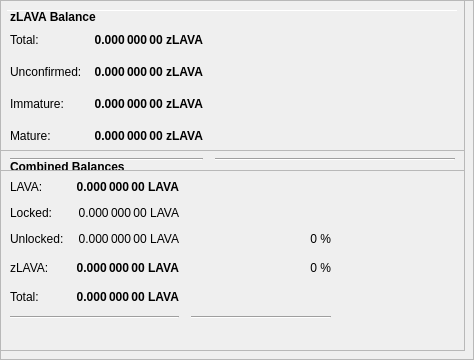
        <widget class="QFrame" name="frameObfuscation">
         <property name="minimumSize">
          <size>
           <width>0</width>
           <height>350</height>
          </size>
         </property>
         <property name="layoutDirection">
          <enum>Qt::LeftToRight</enum>
         </property>
         <property name="frameShape">
          <enum>QFrame::StyledPanel</enum>
         </property>
         <property name="frameShadow">
          <enum>QFrame::Raised</enum>
         </property>
         <widget class="QPushButton" name="runAutoDenom">
          <property name="geometry">
           <rect>
            <x>251</x>
            <y>17</y>
            <width>1</width>
            <height>1</height>
           </rect>
          </property>
          <property name="palette">
           <palette>
            <active>
             <colorrole role="WindowText">
              <brush brushstyle="SolidPattern">
               <color alpha="255">
                <red>0</red>
                <green>0</green>
                <blue>0</blue>
               </color>
              </brush>
             </colorrole>
             <colorrole role="Button">
              <brush brushstyle="SolidPattern">
               <color alpha="255">
                <red>239</red>
                <green>238</green>
                <blue>238</blue>
               </color>
              </brush>
             </colorrole>
             <colorrole role="Light">
              <brush brushstyle="SolidPattern">
               <color alpha="255">
                <red>255</red>
                <green>255</green>
                <blue>255</blue>
               </color>
              </brush>
             </colorrole>
             <colorrole role="Midlight">
              <brush brushstyle="SolidPattern">
               <color alpha="255">
                <red>247</red>
                <green>246</green>
                <blue>246</blue>
               </color>
              </brush>
             </colorrole>
             <colorrole role="Dark">
              <brush brushstyle="SolidPattern">
               <color alpha="255">
                <red>119</red>
                <green>119</green>
                <blue>119</blue>
               </color>
              </brush>
             </colorrole>
             <colorrole role="Mid">
              <brush brushstyle="SolidPattern">
               <color alpha="255">
                <red>159</red>
                <green>159</green>
                <blue>159</blue>
               </color>
              </brush>
             </colorrole>
             <colorrole role="Text">
              <brush brushstyle="SolidPattern">
               <color alpha="255">
                <red>0</red>
                <green>0</green>
                <blue>0</blue>
               </color>
              </brush>
             </colorrole>
             <colorrole role="BrightText">
              <brush brushstyle="SolidPattern">
               <color alpha="255">
                <red>255</red>
                <green>255</green>
                <blue>255</blue>
               </color>
              </brush>
             </colorrole>
             <colorrole role="ButtonText">
              <brush brushstyle="SolidPattern">
               <color alpha="255">
                <red>0</red>
                <green>0</green>
                <blue>0</blue>
               </color>
              </brush>
             </colorrole>
             <colorrole role="Base">
              <brush brushstyle="SolidPattern">
               <color alpha="255">
                <red>255</red>
                <green>255</green>
                <blue>255</blue>
               </color>
              </brush>
             </colorrole>
             <colorrole role="Window">
              <brush brushstyle="SolidPattern">
               <color alpha="255">
                <red>239</red>
                <green>238</green>
                <blue>238</blue>
               </color>
              </brush>
             </colorrole>
             <colorrole role="Shadow">
              <brush brushstyle="SolidPattern">
               <color alpha="255">
                <red>0</red>
                <green>0</green>
                <blue>0</blue>
               </color>
              </brush>
             </colorrole>
             <colorrole role="AlternateBase">
              <brush brushstyle="SolidPattern">
               <color alpha="255">
                <red>247</red>
                <green>246</green>
                <blue>246</blue>
               </color>
              </brush>
             </colorrole>
             <colorrole role="ToolTipBase">
              <brush brushstyle="SolidPattern">
               <color alpha="255">
                <red>255</red>
                <green>255</green>
                <blue>220</blue>
               </color>
              </brush>
             </colorrole>
             <colorrole role="ToolTipText">
              <brush brushstyle="SolidPattern">
               <color alpha="255">
                <red>0</red>
                <green>0</green>
                <blue>0</blue>
               </color>
              </brush>
             </colorrole>
            </active>
            <inactive>
             <colorrole role="WindowText">
              <brush brushstyle="SolidPattern">
               <color alpha="255">
                <red>0</red>
                <green>0</green>
                <blue>0</blue>
               </color>
              </brush>
             </colorrole>
             <colorrole role="Button">
              <brush brushstyle="SolidPattern">
               <color alpha="255">
                <red>239</red>
                <green>238</green>
                <blue>238</blue>
               </color>
              </brush>
             </colorrole>
             <colorrole role="Light">
              <brush brushstyle="SolidPattern">
               <color alpha="255">
                <red>255</red>
                <green>255</green>
                <blue>255</blue>
               </color>
              </brush>
             </colorrole>
             <colorrole role="Midlight">
              <brush brushstyle="SolidPattern">
               <color alpha="255">
                <red>247</red>
                <green>246</green>
                <blue>246</blue>
               </color>
              </brush>
             </colorrole>
             <colorrole role="Dark">
              <brush brushstyle="SolidPattern">
               <color alpha="255">
                <red>119</red>
                <green>119</green>
                <blue>119</blue>
               </color>
              </brush>
             </colorrole>
             <colorrole role="Mid">
              <brush brushstyle="SolidPattern">
               <color alpha="255">
                <red>159</red>
                <green>159</green>
                <blue>159</blue>
               </color>
              </brush>
             </colorrole>
             <colorrole role="Text">
              <brush brushstyle="SolidPattern">
               <color alpha="255">
                <red>0</red>
                <green>0</green>
                <blue>0</blue>
               </color>
              </brush>
             </colorrole>
             <colorrole role="BrightText">
              <brush brushstyle="SolidPattern">
               <color alpha="255">
                <red>255</red>
                <green>255</green>
                <blue>255</blue>
               </color>
              </brush>
             </colorrole>
             <colorrole role="ButtonText">
              <brush brushstyle="SolidPattern">
               <color alpha="255">
                <red>0</red>
                <green>0</green>
                <blue>0</blue>
               </color>
              </brush>
             </colorrole>
             <colorrole role="Base">
              <brush brushstyle="SolidPattern">
               <color alpha="255">
                <red>255</red>
                <green>255</green>
                <blue>255</blue>
               </color>
              </brush>
             </colorrole>
             <colorrole role="Window">
              <brush brushstyle="SolidPattern">
               <color alpha="255">
                <red>239</red>
                <green>238</green>
                <blue>238</blue>
               </color>
              </brush>
             </colorrole>
             <colorrole role="Shadow">
              <brush brushstyle="SolidPattern">
               <color alpha="255">
                <red>0</red>
                <green>0</green>
                <blue>0</blue>
               </color>
              </brush>
             </colorrole>
             <colorrole role="AlternateBase">
              <brush brushstyle="SolidPattern">
               <color alpha="255">
                <red>247</red>
                <green>246</green>
                <blue>246</blue>
               </color>
              </brush>
             </colorrole>
             <colorrole role="ToolTipBase">
              <brush brushstyle="SolidPattern">
               <color alpha="255">
                <red>255</red>
                <green>255</green>
                <blue>220</blue>
               </color>
              </brush>
             </colorrole>
             <colorrole role="ToolTipText">
              <brush brushstyle="SolidPattern">
               <color alpha="255">
                <red>0</red>
                <green>0</green>
                <blue>0</blue>
               </color>
              </brush>
             </colorrole>
            </inactive>
            <disabled>
             <colorrole role="WindowText">
              <brush brushstyle="SolidPattern">
               <color alpha="255">
                <red>119</red>
                <green>119</green>
                <blue>119</blue>
               </color>
              </brush>
             </colorrole>
             <colorrole role="Button">
              <brush brushstyle="SolidPattern">
               <color alpha="255">
                <red>239</red>
                <green>238</green>
                <blue>238</blue>
               </color>
              </brush>
             </colorrole>
             <colorrole role="Light">
              <brush brushstyle="SolidPattern">
               <color alpha="255">
                <red>255</red>
                <green>255</green>
                <blue>255</blue>
               </color>
              </brush>
             </colorrole>
             <colorrole role="Midlight">
              <brush brushstyle="SolidPattern">
               <color alpha="255">
                <red>247</red>
                <green>246</green>
                <blue>246</blue>
               </color>
              </brush>
             </colorrole>
             <colorrole role="Dark">
              <brush brushstyle="SolidPattern">
               <color alpha="255">
                <red>119</red>
                <green>119</green>
                <blue>119</blue>
               </color>
              </brush>
             </colorrole>
             <colorrole role="Mid">
              <brush brushstyle="SolidPattern">
               <color alpha="255">
                <red>159</red>
                <green>159</green>
                <blue>159</blue>
               </color>
              </brush>
             </colorrole>
             <colorrole role="Text">
              <brush brushstyle="SolidPattern">
               <color alpha="255">
                <red>119</red>
                <green>119</green>
                <blue>119</blue>
               </color>
              </brush>
             </colorrole>
             <colorrole role="BrightText">
              <brush brushstyle="SolidPattern">
               <color alpha="255">
                <red>255</red>
                <green>255</green>
                <blue>255</blue>
               </color>
              </brush>
             </colorrole>
             <colorrole role="ButtonText">
              <brush brushstyle="SolidPattern">
               <color alpha="255">
                <red>119</red>
                <green>119</green>
                <blue>119</blue>
               </color>
              </brush>
             </colorrole>
             <colorrole role="Base">
              <brush brushstyle="SolidPattern">
               <color alpha="255">
                <red>239</red>
                <green>238</green>
                <blue>238</blue>
               </color>
              </brush>
             </colorrole>
             <colorrole role="Window">
              <brush brushstyle="SolidPattern">
               <color alpha="255">
                <red>239</red>
                <green>238</green>
                <blue>238</blue>
               </color>
              </brush>
             </colorrole>
             <colorrole role="Shadow">
              <brush brushstyle="SolidPattern">
               <color alpha="255">
                <red>0</red>
                <green>0</green>
                <blue>0</blue>
               </color>
              </brush>
             </colorrole>
             <colorrole role="AlternateBase">
              <brush brushstyle="SolidPattern">
               <color alpha="255">
                <red>239</red>
                <green>238</green>
                <blue>238</blue>
               </color>
              </brush>
             </colorrole>
             <colorrole role="ToolTipBase">
              <brush brushstyle="SolidPattern">
               <color alpha="255">
                <red>255</red>
                <green>255</green>
                <blue>220</blue>
               </color>
              </brush>
             </colorrole>
             <colorrole role="ToolTipText">
              <brush brushstyle="SolidPattern">
               <color alpha="255">
                <red>0</red>
                <green>0</green>
                <blue>0</blue>
               </color>
              </brush>
             </colorrole>
            </disabled>
           </palette>
          </property>
          <property name="focusPolicy">
           <enum>Qt::NoFocus</enum>
          </property>
          <property name="autoFillBackground">
           <bool>true</bool>
          </property>
          <property name="text">
           <string/>
          </property>
          <property name="flat">
           <bool>true</bool>
          </property>
         </widget>
         <widget class="Line" name="line">
          <property name="geometry">
           <rect>
            <x>7</x>
            <y>10</y>
            <width>451</width>
            <height>1</height>
           </rect>
          </property>
          <property name="orientation">
           <enum>Qt::Horizontal</enum>
          </property>
         </widget>
         <widget class="QFrame" name="frame_3">
          <property name="geometry">
           <rect>
            <x>0</x>
            <y>150</y>
            <width>465</width>
            <height>201</height>
           </rect>
          </property>
          <property name="frameShape">
           <enum>QFrame::StyledPanel</enum>
          </property>
          <property name="frameShadow">
           <enum>QFrame::Raised</enum>
          </property>
          <layout class="QVBoxLayout" name="verticalLayout_5">
           <item>
            <layout class="QHBoxLayout" name="horizontalLayout_5" stretch="0">
             <item>
              <widget class="QLabel" name="label_5z">
               <property name="maximumSize">
                <size>
                 <width>16777215</width>
                 <height>20</height>
                </size>
               </property>
               <property name="font">
                <font>
                 <weight>75</weight>
                 <bold>true</bold>
                </font>
               </property>
               <property name="toolTip">
                <string>Combined Balances (including unconfirmed and immature coins)</string>
               </property>
               <property name="text">
                <string>&lt;html&gt;&lt;head/&gt;&lt;body&gt;&lt;p&gt;Combined Balances&lt;/p&gt;&lt;/body&gt;&lt;/html&gt;</string>
               </property>
              </widget>
             </item>
            </layout>
           </item>
           <item>
            <layout class="QGridLayout" name="gridLayout_3">
             <property name="spacing">
              <number>12</number>
             </property>
             <item row="7" column="0" colspan="2">
              <widget class="Line" name="lineSpendableBalance_3">
               <property name="orientation">
                <enum>Qt::Horizontal</enum>
               </property>
              </widget>
             </item>
             <item row="7" column="2">
              <widget class="Line" name="lineWatchBalance_3">
               <property name="sizePolicy">
                <sizepolicy hsizetype="Preferred" vsizetype="Fixed">
                 <horstretch>0</horstretch>
                 <verstretch>0</verstretch>
                </sizepolicy>
               </property>
               <property name="minimumSize">
                <size>
                 <width>140</width>
                 <height>0</height>
                </size>
               </property>
               <property name="orientation">
                <enum>Qt::Horizontal</enum>
               </property>
              </widget>
             </item>
             <item row="4" column="1">
              <widget class="QLabel" name="labelzBalancez">
               <property name="font">
                <font>
                 <weight>75</weight>
                 <bold>true</bold>
                </font>
               </property>
               <property name="cursor">
                <cursorShape>IBeamCursor</cursorShape>
               </property>
               <property name="toolTip">
                <string>Total of transactions that have yet to be confirmed, and do not yet count toward the spendable balance</string>
               </property>
               <property name="text">
                <string notr="true">0.000 000 00 LAVA</string>
               </property>
               <property name="alignment">
                <set>Qt::AlignRight|Qt::AlignTrailing|Qt::AlignVCenter</set>
               </property>
               <property name="textInteractionFlags">
                <set>Qt::LinksAccessibleByMouse|Qt::TextSelectableByKeyboard|Qt::TextSelectableByMouse</set>
               </property>
              </widget>
             </item>
             <item row="6" column="1">
              <widget class="QLabel" name="labelTotalz">
               <property name="font">
                <font>
                 <weight>75</weight>
                 <bold>true</bold>
                </font>
               </property>
               <property name="cursor">
                <cursorShape>IBeamCursor</cursorShape>
               </property>
               <property name="toolTip">
                <string>Total Balance, including unconfirmed and immature coins.</string>
               </property>
               <property name="text">
                <string notr="true">0.000 000 00 LAVA</string>
               </property>
               <property name="alignment">
                <set>Qt::AlignRight|Qt::AlignTrailing|Qt::AlignVCenter</set>
               </property>
               <property name="textInteractionFlags">
                <set>Qt::LinksAccessibleByMouse|Qt::TextSelectableByKeyboard|Qt::TextSelectableByMouse</set>
               </property>
              </widget>
             </item>
             <item row="4" column="3">
              <spacer name="horizontalSpacer_6">
               <property name="orientation">
                <enum>Qt::Horizontal</enum>
               </property>
               <property name="sizeHint" stdset="0">
                <size>
                 <width>40</width>
                 <height>20</height>
                </size>
               </property>
              </spacer>
             </item>
             <item row="6" column="0">
              <widget class="QLabel" name="labelTotalTextz">
               <property name="text">
                <string>Total:</string>
               </property>
              </widget>
             </item>
             <item row="1" column="0">
              <widget class="QLabel" name="labelBalanceTextz">
               <property name="text">
                <string>LAVA:</string>
               </property>
              </widget>
             </item>
             <item row="1" column="1">
              <widget class="QLabel" name="labelBalancez">
               <property name="font">
                <font>
                 <weight>75</weight>
                 <bold>true</bold>
                </font>
               </property>
               <property name="cursor">
                <cursorShape>IBeamCursor</cursorShape>
               </property>
               <property name="toolTip">
                <string>Your current spendable balance</string>
               </property>
               <property name="text">
                <string notr="true">0.000 000 00 LAVA</string>
               </property>
               <property name="alignment">
                <set>Qt::AlignRight|Qt::AlignTrailing|Qt::AlignVCenter</set>
               </property>
               <property name="textInteractionFlags">
                <set>Qt::LinksAccessibleByMouse|Qt::TextSelectableByKeyboard|Qt::TextSelectableByMouse</set>
               </property>
              </widget>
             </item>
             <item row="4" column="0">
              <widget class="QLabel" name="labelzBalanceTextz">
               <property name="toolTip">
                <string/>
               </property>
               <property name="text">
                <string>zLAVA:</string>
               </property>
              </widget>
             </item>
             <item row="4" column="2">
              <widget class="QLabel" name="labelzLAVAPercent">
               <property name="toolTip">
                <string>Current percentage of zLAVA.
If AutoMint is enabled this percentage will settle around the configured AutoMint percentage (default = 10%)</string>
               </property>
               <property name="text">
                <string>0 %</string>
               </property>
               <property name="alignment">
                <set>Qt::AlignRight|Qt::AlignTrailing|Qt::AlignVCenter</set>
               </property>
              </widget>
             </item>
             <item row="6" column="2">
              <widget class="QLabel" name="label100Percent">
               <property name="text">
                <string/>
               </property>
               <property name="alignment">
                <set>Qt::AlignRight|Qt::AlignTrailing|Qt::AlignVCenter</set>
               </property>
              </widget>
             </item>
             <item row="2" column="1">
              <widget class="QLabel" name="labelLockedBalance">
               <property name="toolTip">
                <string>Locked LAVA or Masternode collaterals. These are excluded from zLAVA minting.</string>
               </property>
               <property name="text">
                <string>0.000 000 00 LAVA</string>
               </property>
               <property name="alignment">
                <set>Qt::AlignRight|Qt::AlignTrailing|Qt::AlignVCenter</set>
               </property>
              </widget>
             </item>
             <item row="2" column="0">
              <widget class="QLabel" name="labelLockedBalanceText">
               <property name="toolTip">
                <string>Locked LAVA or Masternode collaterals. These are excluded from zLAVA minting.</string>
               </property>
               <property name="text">
                <string>Locked:</string>
               </property>
              </widget>
             </item>
             <item row="3" column="0">
              <widget class="QLabel" name="labelUnLockedBalanceText">
               <property name="toolTip">
                <string>Unlocked RUPs. These can be used for zLAVA minting.</string>
               </property>
               <property name="text">
                <string>Unlocked:</string>
               </property>
              </widget>
             </item>
             <item row="3" column="1">
              <widget class="QLabel" name="labelUnLockedBalance">
               <property name="toolTip">
                <string>Unlocked RUPs. These can be used for zLAVA minting.</string>
               </property>
               <property name="text">
                <string>0.000 000 00 LAVA</string>
               </property>
               <property name="alignment">
                <set>Qt::AlignRight|Qt::AlignTrailing|Qt::AlignVCenter</set>
               </property>
              </widget>
             </item>
             <item row="3" column="2">
              <widget class="QLabel" name="labelRUPPercent">
               <property name="text">
                <string>0 %</string>
               </property>
               <property name="alignment">
                <set>Qt::AlignRight|Qt::AlignTrailing|Qt::AlignVCenter</set>
               </property>
              </widget>
             </item>
            </layout>
           </item>
           <item>
            <spacer name="verticalSpacer">
             <property name="orientation">
              <enum>Qt::Vertical</enum>
             </property>
             <property name="sizeHint" stdset="0">
              <size>
               <width>20</width>
               <height>40</height>
              </size>
             </property>
            </spacer>
           </item>
          </layout>
         </widget>
         <widget class="QFrame" name="frame_4">
          <property name="geometry">
           <rect>
            <x>0</x>
            <y>0</y>
            <width>465</width>
            <height>171</height>
           </rect>
          </property>
          <property name="frameShape">
           <enum>QFrame::StyledPanel</enum>
          </property>
          <property name="frameShadow">
           <enum>QFrame::Raised</enum>
          </property>
          <layout class="QVBoxLayout" name="verticalLayout_7">
           <item>
            <layout class="QHBoxLayout" name="horizontalLayout_8" stretch="0">
             <item>
              <widget class="QLabel" name="label_5z_3">
               <property name="maximumSize">
                <size>
                 <width>16777215</width>
                 <height>20</height>
                </size>
               </property>
               <property name="font">
                <font>
                 <weight>75</weight>
                 <bold>true</bold>
                </font>
               </property>
               <property name="text">
                <string>zLAVA Balance</string>
               </property>
              </widget>
             </item>
            </layout>
           </item>
           <item>
            <layout class="QGridLayout" name="gridLayout_5">
             <property name="spacing">
              <number>12</number>
             </property>
             <item row="4" column="0">
              <widget class="QLabel" name="labelzBalanceMatureText">
               <property name="toolTip">
                <string>Mature: more than 20 confirmation and more than 1 mints of the same denomination after it was minted.
These zLAVA are spendable.</string>
               </property>
               <property name="text">
                <string>Mature:</string>
               </property>
              </widget>
             </item>
             <item row="5" column="0" colspan="2">
              <widget class="Line" name="lineSpendableBalance_5">
               <property name="orientation">
                <enum>Qt::Horizontal</enum>
               </property>
              </widget>
             </item>
             <item row="1" column="1">
              <widget class="QLabel" name="labelzBalance">
               <property name="font">
                <font>
                 <weight>75</weight>
                 <bold>true</bold>
                </font>
               </property>
               <property name="cursor">
                <cursorShape>IBeamCursor</cursorShape>
               </property>
               <property name="toolTip">
                <string>All available zLAVA, unconfirmed and immature zLAVA included.</string>
               </property>
               <property name="text">
                <string notr="true">0.000 000 00 zLAVA</string>
               </property>
               <property name="alignment">
                <set>Qt::AlignRight|Qt::AlignTrailing|Qt::AlignVCenter</set>
               </property>
               <property name="textInteractionFlags">
                <set>Qt::LinksAccessibleByMouse|Qt::TextSelectableByKeyboard|Qt::TextSelectableByMouse</set>
               </property>
              </widget>
             </item>
             <item row="5" column="2">
              <widget class="Line" name="lineWatchBalance_5">
               <property name="sizePolicy">
                <sizepolicy hsizetype="Preferred" vsizetype="Fixed">
                 <horstretch>0</horstretch>
                 <verstretch>0</verstretch>
                </sizepolicy>
               </property>
               <property name="minimumSize">
                <size>
                 <width>140</width>
                 <height>0</height>
                </size>
               </property>
               <property name="orientation">
                <enum>Qt::Horizontal</enum>
               </property>
              </widget>
             </item>
             <item row="1" column="0">
              <widget class="QLabel" name="labelzBalanceText">
               <property name="toolTip">
                <string>All available zLAVA, unconfirmed and immature zLAVA included.</string>
               </property>
               <property name="text">
                <string>Total:</string>
               </property>
              </widget>
             </item>
             <item row="1" column="2">
              <spacer name="horizontalSpacer_8">
               <property name="orientation">
                <enum>Qt::Horizontal</enum>
               </property>
               <property name="sizeHint" stdset="0">
                <size>
                 <width>40</width>
                 <height>20</height>
                </size>
               </property>
              </spacer>
             </item>
             <item row="4" column="2">
              <spacer name="horizontalSpacer_4">
               <property name="orientation">
                <enum>Qt::Horizontal</enum>
               </property>
               <property name="sizeHint" stdset="0">
                <size>
                 <width>40</width>
                 <height>20</height>
                </size>
               </property>
              </spacer>
             </item>
             <item row="4" column="1">
              <widget class="QLabel" name="labelzBalanceMature">
               <property name="font">
                <font>
                 <weight>75</weight>
                 <bold>true</bold>
                </font>
               </property>
               <property name="toolTip">
                <string>Mature: more than 20 confirmation and more than 1 mints of the same denomination after it was minted.
These zLAVA are spendable.</string>
               </property>
               <property name="text">
                <string>0.000 000 00 zLAVA</string>
               </property>
               <property name="alignment">
                <set>Qt::AlignRight|Qt::AlignTrailing|Qt::AlignVCenter</set>
               </property>
              </widget>
             </item>
             <item row="2" column="0">
              <widget class="QLabel" name="labelzBalanceUnconfirmedText">
               <property name="toolTip">
                <string>Unconfirmed: less than 20 confirmations
Immature: confirmed, but less than 1 mints of the same denomination after it was minted</string>
               </property>
               <property name="text">
                <string>Unconfirmed:</string>
               </property>
              </widget>
             </item>
             <item row="2" column="1">
              <widget class="QLabel" name="labelzBalanceUnconfirmed">
               <property name="font">
                <font>
                 <weight>75</weight>
                 <bold>true</bold>
                </font>
               </property>
               <property name="toolTip">
                <string>Unconfirmed: less than 20 confirmations
Immature: confirmed, but less than 1 mints of the same denomination after it was minted</string>
               </property>
               <property name="text">
                <string>0.000 000 00 zLAVA</string>
               </property>
               <property name="alignment">
                <set>Qt::AlignRight|Qt::AlignTrailing|Qt::AlignVCenter</set>
               </property>
              </widget>
             </item>
             <item row="2" column="2">
              <spacer name="horizontalSpacer_5">
               <property name="orientation">
                <enum>Qt::Horizontal</enum>
               </property>
               <property name="sizeHint" stdset="0">
                <size>
                 <width>40</width>
                 <height>20</height>
                </size>
               </property>
              </spacer>
             </item>
             <item row="3" column="0">
              <widget class="QLabel" name="labelzBalanceImmatureText">
               <property name="toolTip">
                <string>Unconfirmed: less than 20 confirmations
Immature: confirmed, but less than 1 mints of the same denomination after it was minted</string>
               </property>
               <property name="text">
                <string>Immature:</string>
               </property>
              </widget>
             </item>
             <item row="3" column="1">
              <widget class="QLabel" name="labelzBalanceImmature">
               <property name="font">
                <font>
                 <weight>75</weight>
                 <bold>true</bold>
                </font>
               </property>
               <property name="toolTip">
                <string>Unconfirmed: less than 20 confirmations
Immature: confirmed, but less than 1 mints of the same denomination after it was minted</string>
               </property>
               <property name="text">
                <string>0.000 000 00 zLAVA</string>
               </property>
               <property name="alignment">
                <set>Qt::AlignRight|Qt::AlignTrailing|Qt::AlignVCenter</set>
               </property>
              </widget>
             </item>
             <item row="3" column="2">
              <spacer name="horizontalSpacer_7">
               <property name="orientation">
                <enum>Qt::Horizontal</enum>
               </property>
               <property name="sizeHint" stdset="0">
                <size>
                 <width>40</width>
                 <height>20</height>
                </size>
               </property>
              </spacer>
             </item>
            </layout>
           </item>
          </layout>
         </widget>
        </widget>
